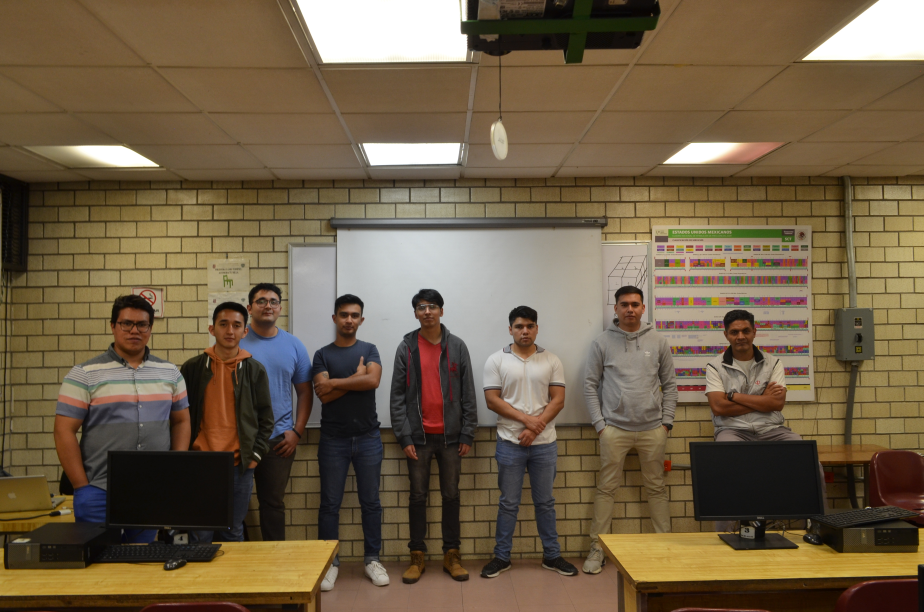
#> input picture Gama_Correction/uno.JPG, 3696 x 2448 px, found by its file name (shown at 1/4 size)
$ python Border_detection_xy.py
#> lines starting #> are read from the running program, lines starting #| are printed output that depends on the picture
#Deteccion de bordes (X e Y)
import numpy as np
import cv2

ima_1 = cv2.imread("uno.jpg")
#> ima_1 is the input picture: shape (2448, 3696, 3); mean B, G, R 70.5, 94.8, 111.9
ima_1_res = cv2.resize(ima_1,(500,500))
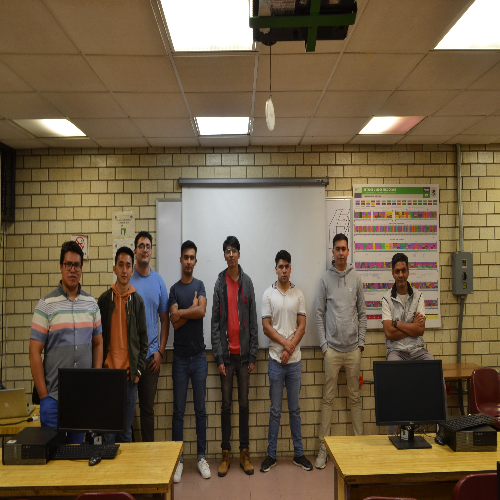
#> ima_1_res: shape (500, 500, 3); mean B, G, R 70.4, 94.7, 111.8
ima_1_res = np.array(ima_1_res , dtype= float)
M , N , L = ima_1_res.shape
#> M = 500; N = 500; L = 3

E_D_G = np.zeros((M,N), dtype= float)
for M2 in range(0,M,1):
    for N2 in range(0,N,1):
        valor_pixel = int((ima_1_res[M2, N2, 2] * 0.299) + (ima_1_res[M2, N2, 1] * 0.587) + (ima_1_res[M2, N2, 0] * 0.114))
        E_D_G[M2,N2] = valor_pixel
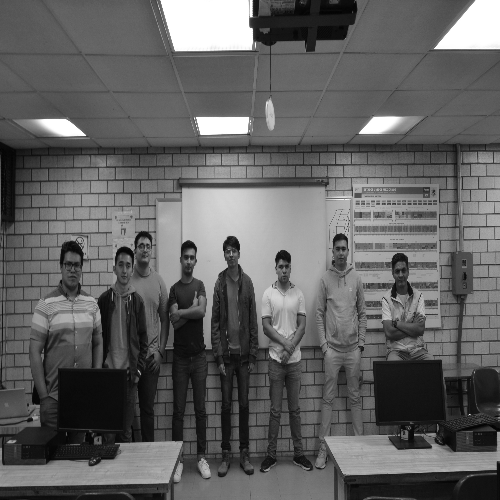
#> E_D_G: shape (500, 500) float64; min 2, max 255, mean 96.5


B_X_Y = np.zeros((M,N),np.uint8)
for M2 in range(1, M-1):
    for N2 in range(1, N-1):
        border = int(E_D_G[M2-1,N2] + E_D_G[M2,N2-1] - 4*E_D_G[M2,N2] + E_D_G[M2,N2+1] + E_D_G[M2+1,N2])
        if(border < 0):
            B_X_Y[M2, N2] = 0
        else:
            B_X_Y[M2, N2] = border
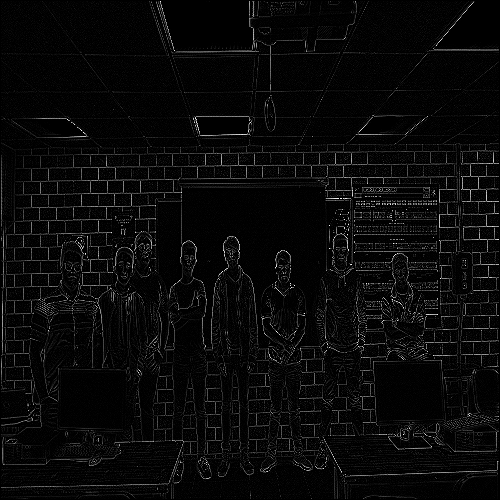
#> B_X_Y: shape (500, 500); min 0, max 255, mean 9.4


cv2.imshow('Bordes_X_Y', B_X_Y)
cv2.waitKey(0) #Espera una tecla
cv2.imwrite("Bordes_x_y.jpg",B_X_Y)
cv2.destroyAllWindows() #Finaliza procesos"""
